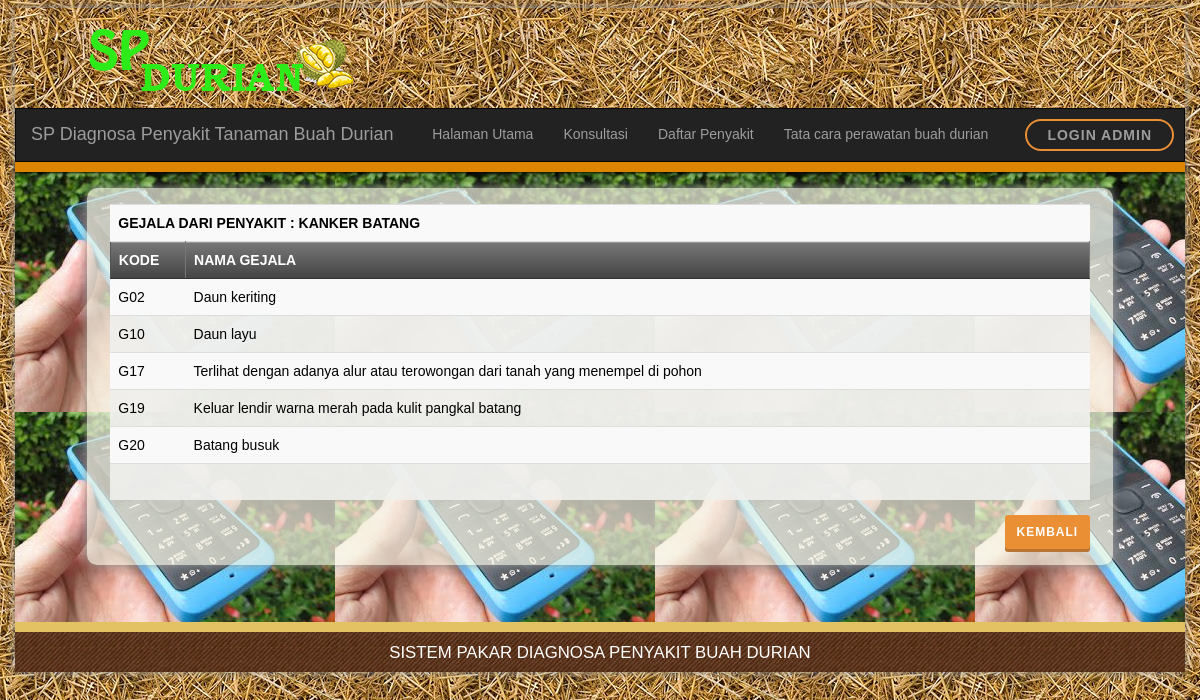
The app's page /?page=dafgejala&kdsakit=P08 with its own data.
### tables this page shows
CREATE TABLE `penyakit` (
  `kd_penyakit` varchar(4) NOT NULL,
  `nm_penyakit` varchar(60) NOT NULL,
  `keterangan` mediumtext NOT NULL,
  `solusi` mediumtext NOT NULL,
  `gambar` text NOT NULL
);

CREATE TABLE `gejala` (
  `kd_gejala` varchar(4) NOT NULL,
  `nm_gejala` varchar(100) DEFAULT NULL,
  `gambar_gejala` text NOT NULL
);

### tampilgejala.php (the view, shortened to what this page needs)
<?php
include "lib/inc.koneksidb.php";
$kdsakit = $_REQUEST['kdsakit'];
$sqlp = "SELECT * FROM penyakit WHERE kd_penyakit='$kdsakit' ";
$qryp = mysqli_query($koneksi,$sqlp);
$datap= mysqli_fetch_array($qryp);
$sakit = $datap['nm_penyakit'];
?>
<html>
<head>
</head>
<body>
  <div class="isi">
<br><table class="table table-striped table-hover">
  <tr>
    <td colspan="2"><b>GEJALA DARI PENYAKIT : <?php echo strtoupper($sakit); ?></b></td>
  </tr>
  <tr>
    <th width="80"><b>KODE</b></th>
    <th width="1120"><b>NAMA GEJALA</b></th>
  </tr>
  <?php
	$sqlg  = "SELECT gejala.* FROM gejala,relasi ";
	$sqlg .= "WHERE gejala.kd_gejala=relasi.kd_gejala ";
	$sqlg .= "AND  relasi.kd_penyakit='$kdsakit' ";
	$sqlg .= "ORDER BY gejala.kd_gejala";
	$qryg = mysqli_query($koneksi, $sqlg)  or die ("SQL Error".mysqli_error());
	while ($datag=mysqli_fetch_array($qryg)) {
  ?>
  <tr>
    <td><?php echo $datag['kd_gejala']; ?></td>
    <td><?php echo $datag['nm_gejala']; ?></td>
  </tr>
  <?php
  }
  ?>
  <tr>
    <td colspan="2">&nbsp;</td>
  </tr>
</table>
<div align="right"><a class="btn btn-warning raised btn-sm"href="?page=dafpenyakit">kembali</a></div>
<br>
</div>
</body>
</html>

### css/buttons.css (style rules this page uses)
.btn { padding: 14px 24px; border: 0 none; font-weight: 700; letter-spacing: 1px; text-transform: uppercase; }
.btn-warning { background: #eb8f34; color: #ffffff; }
.btn-warning.raised { box-shadow: 0 3px 0 0 #b87430; }
.btn-sm, .btn-group-sm > .btn { padding: 8px 12px; }

### records on screen
penyakit: nm_penyakit "KANKER BATANG"
gejala: kd_gejala "G02", nm_gejala "Daun keriting"
gejala: kd_gejala "G10", nm_gejala "Daun layu"
gejala: kd_gejala "G17", nm_gejala "Terlihat dengan adanya alur atau terowongan dari tanah yang menempel di pohon"
gejala: kd_gejala "G19", nm_gejala "Keluar lendir warna merah pada kulit pangkal batang"
gejala: kd_gejala "G20", nm_gejala "Batang busuk"
